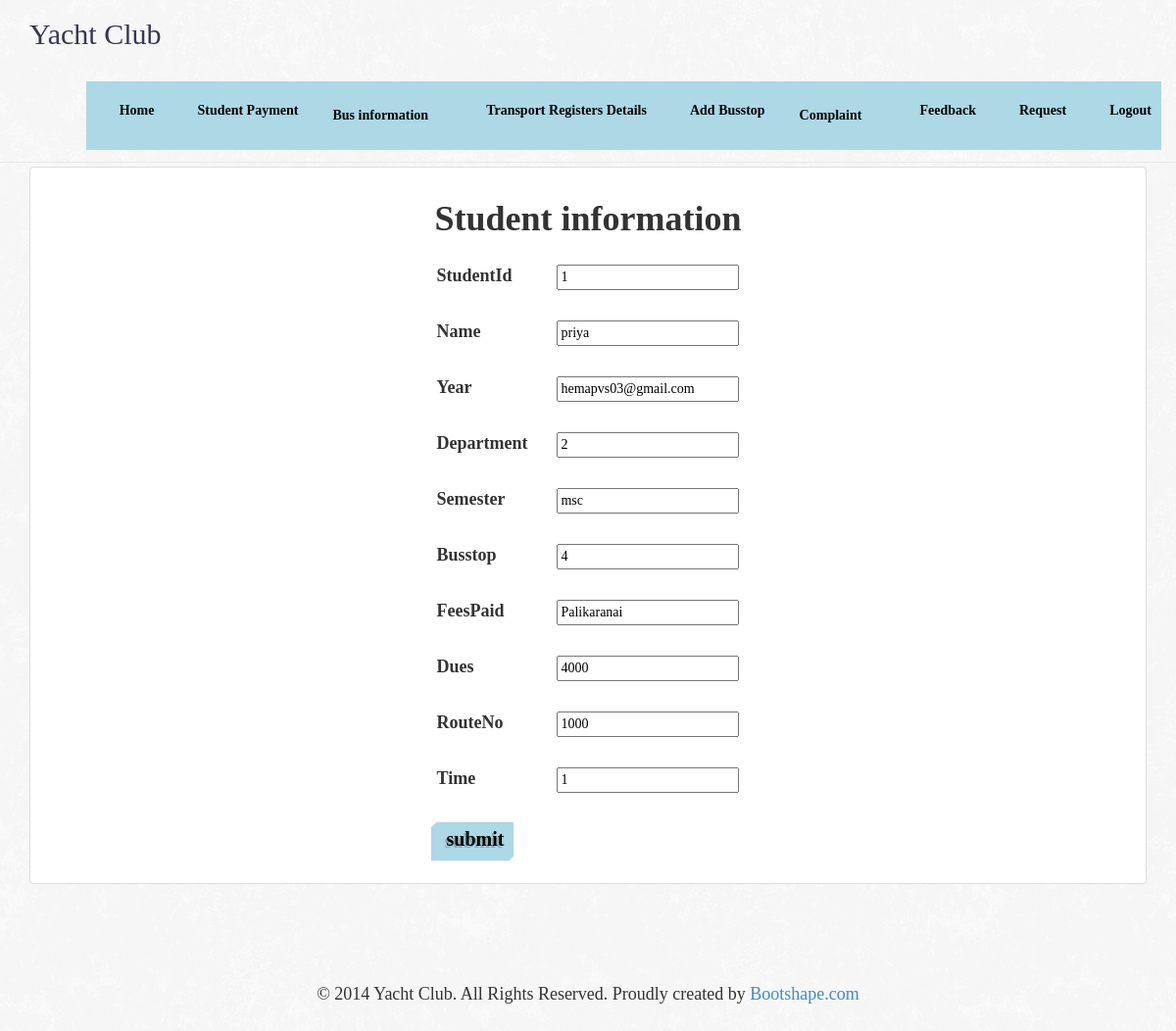
The page /dataup.php?rno=1 on the database its author committed.
### tables this page shows
CREATE TABLE IF NOT EXISTS `reg` (
  `receiptno` int(30) NOT NULL AUTO_INCREMENT,
  `name` varchar(50) DEFAULT NULL,
  `email` varchar(50) DEFAULT NULL,
  `year` varchar(10) DEFAULT NULL,
  `department` varchar(20) DEFAULT NULL,
  `sem` varchar(10) DEFAULT NULL,
  `busstop` varchar(70) DEFAULT NULL,
  `feespaid` int(30) DEFAULT NULL,
  `due` int(30) DEFAULT NULL,
  `routeno` int(20) DEFAULT NULL,
  `time` varchar(20) DEFAULT NULL,
  PRIMARY KEY (`receiptno`)
);

### dataup.php (the view, shortened to what this page needs)
<!DOCTYPE html>
<html>
  <head>
    <link href="css/bootstrap.css" rel="stylesheet">
    <link href="css/bootshape.css" rel="stylesheet">
  </head>
  <body>
<li><div class="dropdown">
  <button class="dropbtn"><strong>Complaint </strong></button>
</div></li>
    <div class="navbar navbar-default navbar-fixed-top" role="navigation">
      <div class="container">
        <div class="navbar-header">
          <a class="navbar-brand" href="#">Yacht Club</a>
        </div>
        <nav role="navigation" class="collapse navbar-collapse navbar-right">
         <ul class="navbar-nav nav">
            <li class="active"><a href="adminhome.php"><strong>Home</strong></a></li>
           <li class="active"> <a href="dataentry.php">Student Payment </a>
			<li><div class="dropdown">
  <button class="dropbtn"><strong>Bus information</strong></button>
</div></li>
			<li class="active"><a href="receipt.html">Transport Registers Details</a>
			<li class="active"><a href="schedule.php">Add Busstop</a>
			<li><div class="dropdown">
  <button class="dropbtn"><strong>Complaint </strong></button>
</div></li>
				<li class="active"><a href="feedcom.php">Feedback</a>
            <li><li class="active"><a href="request.php">Request</a></li>
				<li class="active"><a href="Home1.php">Logout</a>
          </ul>
        </nav>
      </div>
    </div>
    <div class="jumbotron">
    </div>
   <div class="container thumbs">
      <center> <div class="col-sm-10 col-md-12">
        <div class="thumbnail">
          <div class="caption">
<?php
 if(isset($_GET['rno']))
{
$sel=mysql_query("select * from reg where receiptno=".$_GET['rno']."")or die (mysql_error());
while($row=mysql_fetch_row($sel,MYSQL_BOTH))
{?><html><form action="" method="post">
 <center><h1><strong>Student information</strong></h1><table >
<tr><td><strong>StudentId</strong></td><td><input type="text" name="sid" value="<?php echo $row[0];?>"></td></tr>
<tr><td><strong>Name</strong></td><td><input type="text" name="name" value="<?php echo $row[1];?>"></td></tr>
<tr><td><strong>Year</strong></td><td><input type="text" name="year" value="<?php echo $row[2];?>"></td></tr>
<tr><td><strong>Department</strong></td><td><input type="text" name="dept" value="<?php echo $row[3];?>"></td><tr>
<tr><td><strong>Semester</strong></td><td><input type="text" name="sem" value="<?php echo $row[4];?>"></td></tr>
<tr><td><strong>Busstop</strong></td><td><input type="text" name="bus" value="<?php echo $row[5];?>"></td></tr>
<tr><td><strong>FeesPaid</strong></td><td><input type="text" name="fpaid" value="<?php echo $row[6];?>"></td></tr>
<tr><td><strong>Dues</strong></td><td><input type="text" name="due" value="<?php echo $row[7];?>"></td></tr>
<tr><td><strong>RouteNo</strong></td><td><input type="text" name="rno" value="<?php echo $row[8];?>"></td></tr>
<tr><td><strong>Time</strong></td><td><input type="text" name="time" value="<?php echo $row[9];?>"></td></tr>
<tr><td><input class="button3" type="submit" name="submit" value="submit"></td></tr>
</center>
 <?php
 }
 }
 ?></table></html>
          </div>
        </div>
      </div>
    </div></center>
    <div class="footer text-center">
        <p>&copy; 2014 Yacht Club. All Rights Reserved. Proudly created by <a href="http://bootshape.com">Bootshape.com</a></p>
    </div>
  </body>
</html>

### css/bootshape.css (style rules this page uses)
body { background-image:url('../img/bg.png'); background-repeat:repeat; }
p { margin: 0 0 20px; }
.navbar { background-image:url('../img/bg.png'); background-repeat:repeat; }
.jumbotron { background-color: transparent; padding: 70px 0 0 0; }
.footer { margin-top: 40px; padding: 40px 0; }
.button3 { color:#000; padding:3px 10px; border:none; outline:none; font-size:20px; text-shadow:-2px 2px 0 rgba(0,0,0,0.2); font-weight:700; transition:all .1s linear; background:linear-gradient(to bottom,#ADD8E6,#ADD8E6); box-shadow:-1px 0 1px #ADD8E6,0 1px 1px #ADD8E6,-2px 1px 1px #ADD8E6,-1px 2px 1px #ADD8E6,-3px 2px 1px #ADD8E6,-2px 3px 1px #ADD8E6,-4px 3px 1px #ADD8E6,-3px 4px 1px #ADD8E6,-5px 4px 1px #ADD8E6,-4px 5px 1px #ADD8E6,-6px 5px 1px #ADD8E6 }

### dataup.php (style rules this page uses)
.dropbtn { background-color: #ADD8E6; color: black; padding: 25px; font-size: 14px; border: none; cursor: pointer; }
.dropdown { position: relative; display: inline-block; }
th, td { padding: 15px; }

### rows shown on the page
reg: sid "1", name "priya", year "hemapvs03@gmail.com", dept "2", sem "msc", bus "4", fpaid "Palikaranai", due "4000", rno "1000", time "1"
